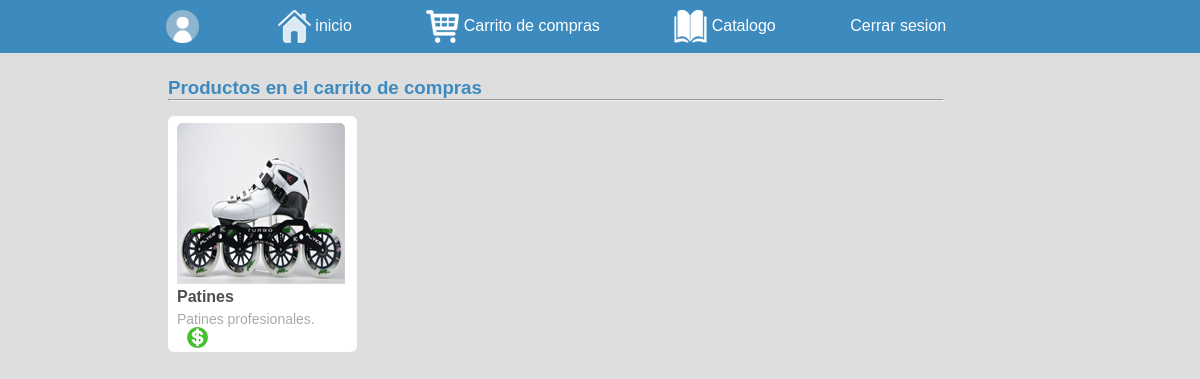
Screenshot of /carroCompras.php with the database file from the repository.
### tables this page shows
CREATE TABLE IF NOT EXISTS `productos` (
  `idProducto` int(11) NOT NULL AUTO_INCREMENT,
  `nombreProducto` varchar(500) NOT NULL,
  `descripcionProducto` varchar(500) NOT NULL,
  `imagenProducto` varchar(500) NOT NULL,
  `favorito` int(11) NOT NULL,
  PRIMARY KEY (`idProducto`)
);

### www/carroCompras.php (the view, shortened to what this page needs)
<!DOCTYPE html>
<html>
<head>
	<link rel="stylesheet" href="css/styles.css">
</head>
<body>
	<div class="head">
		<header>
			<nav>
				<ul>
					<li>
						<figure>
							<a href="perfil.php">
								<img src="img/usuario.png" alt="usuario"/>
							</a>
						</figure>
					</li>
					<li>
						<figure>
							<a href="home.php">
								<img src="img/home.png" alt="home"/>
								<p>inicio</p>
							</a>
						</figure>
					</li>
					<li>
						<figure>
							<a href="carroCompras.php">
								<img src="img/carrito.png" alt="carrito"/>
								<p>Carrito de compras</p>
							</a>
						</figure>
					</li>
					<li>
						<figure>
							<a href="catalogo.php">
								<img src="img/catalogo.png" alt="catalogo"/>
								<p>Catalogo</p>
							</a>
						</figure>
					</li>
					<li>
						<a href="">Cerrar sesion</a>
					</li>
				</ul>
			</nav>
		</header>
	</div>
	<div id="productos">
		<h3>Productos en el carrito de compras</h3>
		<hr>
		<?php
			include_once("includes/database.php");
			$r = array();
			$productosCarrito = "SELECT productos.nombreProducto, productos.descripcionProducto, productos.imagenProducto
				FROM productos
				JOIN carrito ON carrito.idProducto=productos.idProducto
				JOIN usuarios ON usuarios.idUsuario=carrito.idUsuario
				WHERE usuarios.idUsuario='a01' ";
			$resultCarrito = mysqli_query($conexion, $productosCarrito);
			$i = 0;
		   	while($row = mysqli_fetch_array($resultCarrito)) {
		   		$r[] = $row;
			   	echo "<article>";
					echo "<div class='contenido'";
						echo "<figure>";
							echo"<img class='imagen' src='".$r[$i]['imagenProducto']."'/>";
					    echo "<h4>".$r[$i]['nombreProducto']."</h4>";
					    echo "<p>".$r[$i]['descripcionProducto']."</p>";
						echo "<div class='contenido2'>";
							echo "<a href='home.php'>";
								echo "<img src='img/comprar.png' alt='dolar'/>";
							echo "</a>";
						echo "</div>";
					echo "</div>";
				echo "</article>";
			    $i++;
		    };
	?>
	</div>
</body>
</html>

### www/css/styles.css (style rules this page uses)
* { margin: 0; padding: 0; }
body { background-color: #dedede; font-family: Arial, Helvetica; }
p { color: #a9a9a9; margin-top: 5px; text-align: center; }
.head { background: #3d8abf; }
header { display: inline-block; max-width: 150%; padding-left: 8%; padding-top: 10px; }
li { display: inline-block; margin-left: 70px; margin-bottom: 10px; }
a { color: white; text-decoration: none; }
a img { vertical-align: middle; }
a p { color: white; display: inline-block; }
#productos { margin-top: 2%; padding-left: 14%; text-align: left; }
h3 { color: #3d8abf; }
hr { border-width: 1px; color: #3d8abf; width: 75%; }
h4 { color: #4f4f4f; }
article { display: inline-block; margin-right: 8%; margin-top: 15px; }
article p { color: #aaaaaa; font-size: 14px; text-align: left; }
.contenido { background: white; border-radius: 6px; padding-bottom: 2%; padding-left: 5%; padding-top: 4%; width: 180px; }
.contenido2 { display: inline-block; padding-left: 10px; width: 90%; }
.contenido2 a { margin-right: 70%; }

### rows the page displays
productos: imagenProducto (picture), nombreProducto "Patines", descripcionProducto "Patines profesionales."
